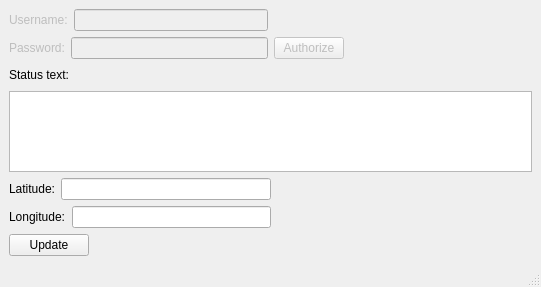
<?xml version="1.0" encoding="UTF-8"?>
<ui version="4.0">
 <class>MainWindow</class>
 <widget class="QMainWindow" name="MainWindow">
  <property name="geometry">
   <rect>
    <x>0</x>
    <y>0</y>
    <width>541</width>
    <height>287</height>
   </rect>
  </property>
  <property name="windowTitle">
   <string>MainWindow</string>
  </property>
  <widget class="QWidget" name="centralwidget">
   <layout class="QVBoxLayout" name="verticalLayout_2">
    <item>
     <layout class="QGridLayout" name="gridLayout">
      <item row="0" column="0">
       <layout class="QHBoxLayout" name="horizontalLayout">
        <item>
         <widget class="QLabel" name="label">
          <property name="enabled">
           <bool>false</bool>
          </property>
          <property name="text">
           <string>Username:</string>
          </property>
         </widget>
        </item>
        <item>
         <widget class="QLineEdit" name="userNameLineEdit">
          <property name="enabled">
           <bool>false</bool>
          </property>
         </widget>
        </item>
       </layout>
      </item>
      <item row="0" column="1">
       <spacer name="horizontalSpacer">
        <property name="orientation">
         <enum>Qt::Horizontal</enum>
        </property>
        <property name="sizeHint" stdset="0">
         <size>
          <width>40</width>
          <height>20</height>
         </size>
        </property>
       </spacer>
      </item>
      <item row="1" column="0">
       <layout class="QHBoxLayout" name="horizontalLayout_2">
        <item>
         <widget class="QLabel" name="label_2">
          <property name="enabled">
           <bool>false</bool>
          </property>
          <property name="text">
           <string>Password:</string>
          </property>
         </widget>
        </item>
        <item>
         <widget class="QLineEdit" name="passwordLineEdit">
          <property name="enabled">
           <bool>false</bool>
          </property>
          <property name="echoMode">
           <enum>QLineEdit::Password</enum>
          </property>
          <property name="readOnly">
           <bool>false</bool>
          </property>
         </widget>
        </item>
       </layout>
      </item>
      <item row="1" column="1">
       <widget class="QPushButton" name="authPushButton">
        <property name="enabled">
         <bool>false</bool>
        </property>
        <property name="maximumSize">
         <size>
          <width>70</width>
          <height>16777215</height>
         </size>
        </property>
        <property name="text">
         <string>Authorize</string>
        </property>
       </widget>
      </item>
     </layout>
    </item>
    <item>
     <layout class="QVBoxLayout" name="verticalLayout">
      <item>
       <layout class="QHBoxLayout" name="horizontalLayout_3">
        <item>
         <widget class="QLabel" name="label_5">
          <property name="text">
           <string>Status text:</string>
          </property>
         </widget>
        </item>
        <item>
         <spacer name="horizontalSpacer_2">
          <property name="orientation">
           <enum>Qt::Horizontal</enum>
          </property>
          <property name="sizeHint" stdset="0">
           <size>
            <width>40</width>
            <height>20</height>
           </size>
          </property>
         </spacer>
        </item>
       </layout>
      </item>
      <item>
       <widget class="QPlainTextEdit" name="statusTextEdit">
        <property name="maximumSize">
         <size>
          <width>16777215</width>
          <height>128</height>
         </size>
        </property>
       </widget>
      </item>
     </layout>
    </item>
    <item>
     <layout class="QGridLayout" name="gridLayout_2">
      <item row="0" column="0">
       <layout class="QHBoxLayout" name="horizontalLayout_4">
        <item>
         <widget class="QLabel" name="label_3">
          <property name="text">
           <string>Latitude:</string>
          </property>
         </widget>
        </item>
        <item>
         <widget class="QLineEdit" name="latLineEdit"/>
        </item>
       </layout>
      </item>
      <item row="0" column="1">
       <spacer name="horizontalSpacer_4">
        <property name="orientation">
         <enum>Qt::Horizontal</enum>
        </property>
        <property name="sizeHint" stdset="0">
         <size>
          <width>40</width>
          <height>20</height>
         </size>
        </property>
       </spacer>
      </item>
      <item row="1" column="0">
       <layout class="QHBoxLayout" name="horizontalLayout_5">
        <item>
         <widget class="QLabel" name="label_4">
          <property name="text">
           <string>Longitude:</string>
          </property>
         </widget>
        </item>
        <item>
         <widget class="QLineEdit" name="longLineEdit"/>
        </item>
       </layout>
      </item>
      <item row="1" column="1">
       <spacer name="horizontalSpacer_5">
        <property name="orientation">
         <enum>Qt::Horizontal</enum>
        </property>
        <property name="sizeHint" stdset="0">
         <size>
          <width>40</width>
          <height>20</height>
         </size>
        </property>
       </spacer>
      </item>
     </layout>
    </item>
    <item>
     <layout class="QHBoxLayout" name="horizontalLayout_6">
      <item>
       <widget class="QPushButton" name="udpatePushButton">
        <property name="text">
         <string>Update</string>
        </property>
       </widget>
      </item>
      <item>
       <spacer name="horizontalSpacer_3">
        <property name="orientation">
         <enum>Qt::Horizontal</enum>
        </property>
        <property name="sizeHint" stdset="0">
         <size>
          <width>40</width>
          <height>20</height>
         </size>
        </property>
       </spacer>
      </item>
     </layout>
    </item>
   </layout>
  </widget>
  <widget class="QStatusBar" name="statusbar"/>
 </widget>
 <resources/>
 <connections/>
</ui>
